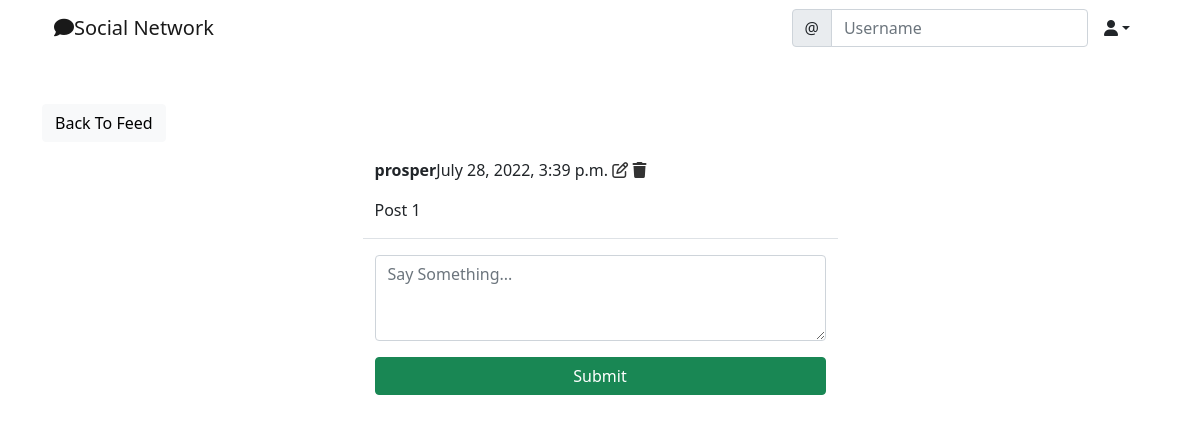
Before: /social/post/1/ (signed in) with the older database file.
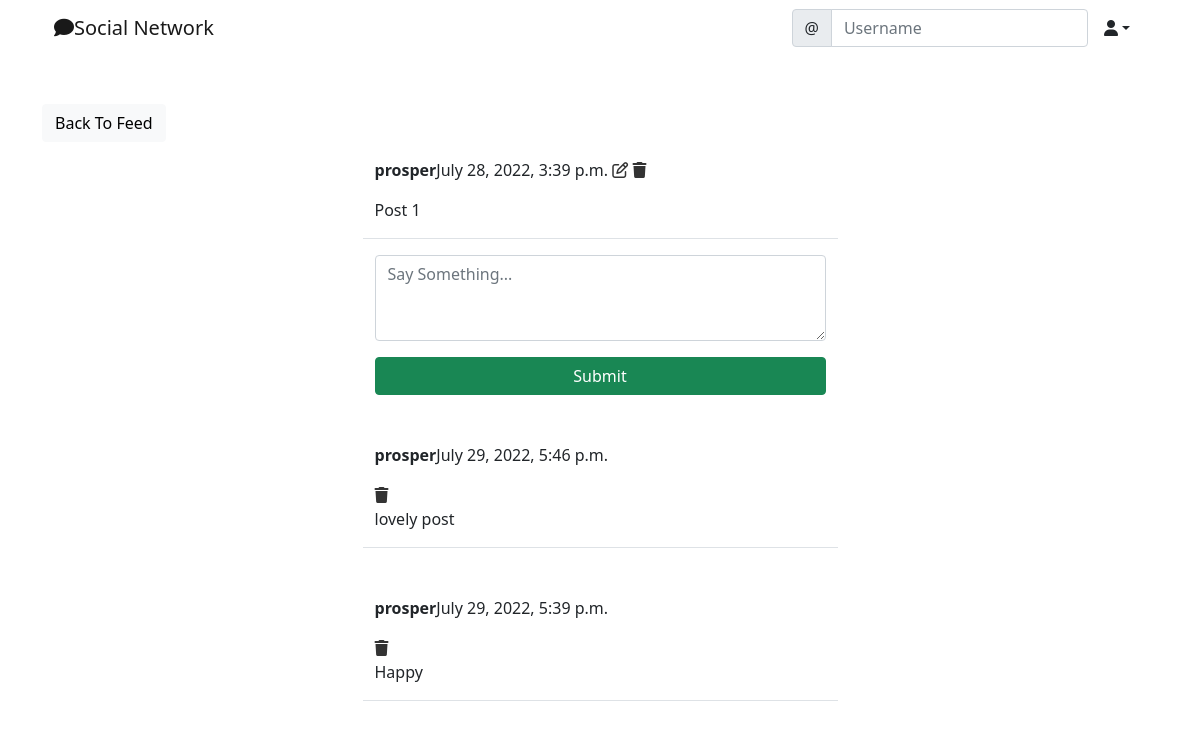
After: the same page with the newer database file.
### social/models.py (models this page shows, shortened)
class Post(models.Model):
    body = models.TextField()
    created_on = models.DateTimeField(default=timezone.now)
    author = models.ForeignKey(User, on_delete=models.CASCADE)

class Comment(models.Model):
    comment = models.TextField()
    created_on = models.DateTimeField(default=timezone.now)
    author = models.ForeignKey(User, on_delete=models.CASCADE)
    post = models.ForeignKey('Post', on_delete=models.CASCADE)

### social/views.py (the view, shortened to what this page needs)
# urls.py: path("post/<int:pk>/", PostDetailView.as_view(), name="post-detail"),
class PostDetailView(LoginRequiredMixin, View):
    def get(self, request, pk, *args, **kwargs):
        post = Post.objects.get(pk=pk)
        form = CommentForm()
        comments = Comment.objects.filter(post=post).order_by('-created_on')
        context = {
            "post": post,
            "form": form,
            "comments": comments
        }
        return render(request, 'social/post_detail.html', context)

### social/forms.py
class CommentForm(forms.ModelForm):
    comment = forms.CharField(
        label='',
        widget=forms.Textarea(
            attrs={'rows': '3',
                   'placeholder': 'Say Something...'}
        ))
    class Meta:
        model = Comment
        fields = ['comment']

### social/templates/social/post_detail.html (shortened to what this page needs)
{% extends 'landing/base.html' %}
{% load crispy_forms_tags %}
{% block content %}
<div class="container">
    <div class="row mt-5">
        <div class="col-md-5 col-sm-6">
            <a href="{% url 'post-list' %}" class="btn btn-light">Back To Feed</a>
        </div>
    </div>
    <div class="row justify-content-center mt-3">
        <div class="col-md-5 col-sm-12 border-bottom position-relative">
            <p>
                <strong>{{ post.author}}</strong>{{ post.created_on }}
                {% if request.user == post.author %}
                    <a href="{% url 'post-edit' post.pk %}" style="color: #333;"><i class="far fa-edit"></i></a>
                    <a href="{% url 'post-delete' post.pk %}" style="color: #333;"><i class="fas fa-trash"></i></a>
                {% endif %}
            </p>
            <p>{{ post.body }}</p>
        </div>
    </div>
    <div class="row justify-content-center mt-3 mb-5">
        <div class="col-md-5 col-sm-12">
            <form method="POST">
                {{ form | crispy }}
                <div class="d-grid gap-2">
                    <button class="btn btn-success mt-3">Submit</button>
                </div>
            </form>
        </div>
    </div>
    {% for comment in comments %}
    <div class="row justify-content-center mt-3 mb-5">
        <div class="col-md-5 col-sm-12 border-bottom">
            <p><strong>{{ comment.author }}</strong>{{ comment.created_on }}</p>
            {% if request.user == comment.author %}
            <a href="{% url 'comment-delete' post.pk comment.pk %}" style="color: #333;"><i class="fas fa-trash"></i></a>
            {% endif %}
            <p>{{ comment.comment }}</p>
        </div>
    </div>
    {% endfor %}
</div>
{% endblock content %}

### landing/templates/landing/base.html (shortened to what this page needs)
<!doctype html>
<html lang="en">
  <head>
    <link href="https://cdn.jsdelivr.net/npm/bootstrap@5.1.3/dist/css/bootstrap.min.css" rel="stylesheet">
    <link rel="stylesheet" href="https://use.fontawesome.com/releases/v5.11.2/css/all.css">
  </head>
  <body>
    {% include 'landing/navbar.html' %}
    {% block content %}
    {% endblock content %}
  </body>
</html>

### landing/templates/landing/navbar.html (shortened to what this page needs)
<div class="container">
    <nav class="navbar navbar-expand-lg navbar-light">
      <div class="container-fluid">
        <a class="navbar-brand"
        {% if user.is_authenticated %}
         href="{% url 'post-list' %}"
         {% else %}
         href="{% url 'home' %}"
         {% endif %}
         ><i class="fas fa-comment"></i>Social Network</a>
        <div class="collapse navbar-collapse" id="navbarTogglerDemo03">
          <form class="d-flex">
            <div class="input-group">
            <span class="input-group-text" id="basic-addon1">@</span>
            <input type="text" class="form-control" placeholder="Username" aria-label="Username" aria-describedby="basic-addon1">
        </div>
          </form>
          {% if user.is_authenticated %}
          <div class="nav-item dropdown">
            <a class="nav-link dropdown-toggle text-dark" data-bs-toggle="dropdown" role="buton" aria-expanded="false"><i class="fas fa-user"></i></a>
          </div>
          {% endif %}
        </div>
      </div>
    </nav>
    </div>

Changed rows visible on the page:
added Comment: author "prosper", created_on "July 29, 2022, 5:46 p.m.", comment "lovely post"
added Comment: author "prosper", created_on "July 29, 2022, 5:39 p.m.", comment "Happy"
